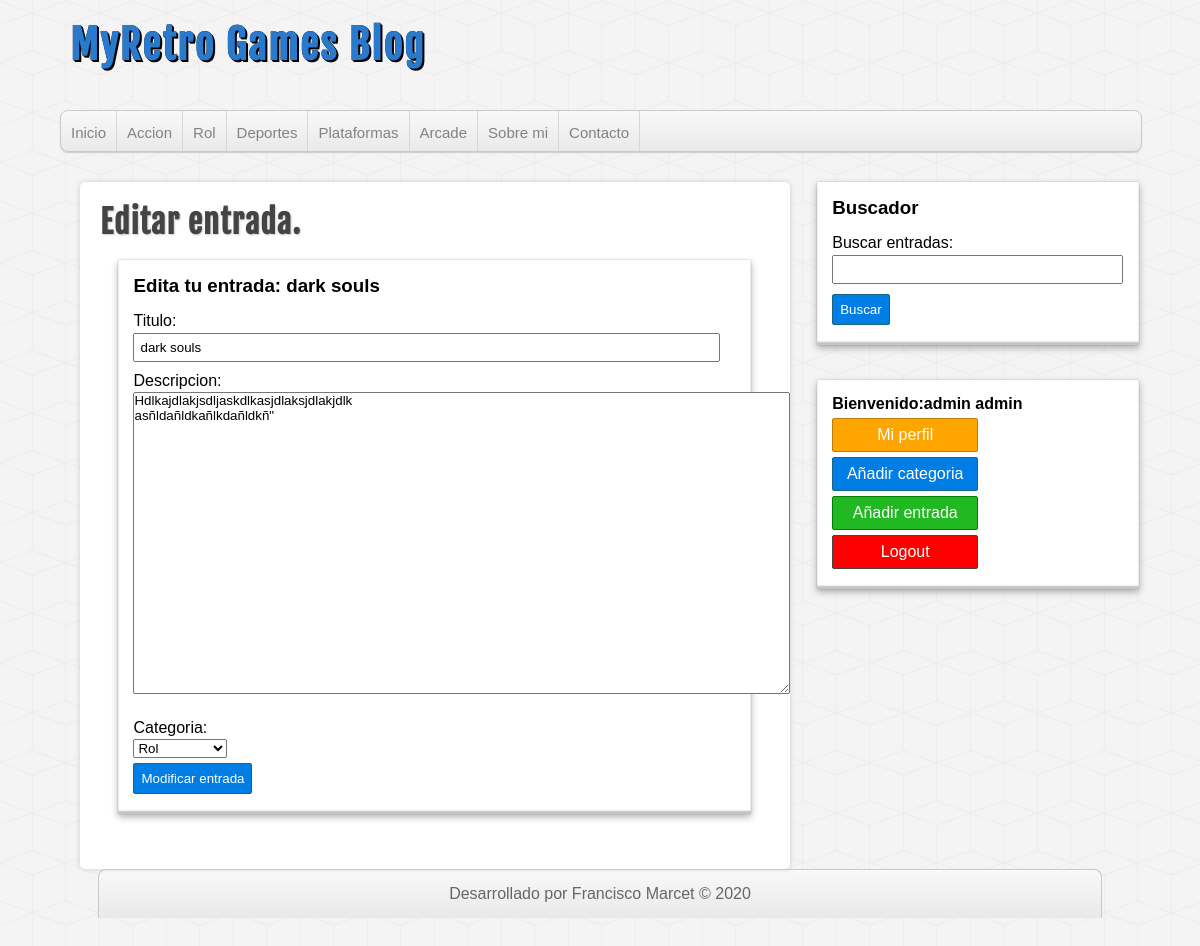
Screenshot of /article_edit.php?identrada=12 (signed in) with the database file from the repository.
### tables this page shows
CREATE TABLE IF NOT EXISTS `categorias` (
  `idcategoria` int NOT NULL AUTO_INCREMENT,
  `nombre_categoria` varchar(100) DEFAULT NULL,
  PRIMARY KEY (`idcategoria`)
);

CREATE TABLE IF NOT EXISTS `entradas` (
  `identrada` int NOT NULL AUTO_INCREMENT,
  `id_usuario` int NOT NULL,
  `id_categoria` int NOT NULL,
  `titulo` varchar(255) NOT NULL,
  `descripcion` mediumtext,
  `fecha_entrada` datetime NOT NULL DEFAULT CURRENT_TIMESTAMP,
  PRIMARY KEY (`identrada`),
  KEY `fk_entrada_usuario` (`id_usuario`),
  KEY `fk_entrada_categoria` (`id_categoria`)
);

### includes/lib/helpers.php (called while the page is built, shortened)
<?php
function mostrar_categorias($db_conn) {
	$slq_select = "SELECT * FROM categorias ORDER BY idcategoria ASC";
	$categorias = mysqli_query($db_conn, $slq_select);
	$result = array();
	if (($categorias) && (mysqli_num_rows($categorias) >= 1)) {
		$result = $categorias;
	} else {
		$result = null;
	}
	return $result;
}
function mostrar_detalle_entrada($db_conn, $identrada) {
	$slq_select = "SELECT e.*,c.nombre_categoria , CONCAT(u.nombre, ' ', u.apellidos) AS usuario "
			. " FROM entradas e "
			. "INNER JOIN categorias c "
			. "ON c.idcategoria = e.id_categoria "
			. "INNER JOIN usuarios u "
			. "ON u.idusuario = e.id_usuario "
			. "WHERE identrada = $identrada";
	$entradas = mysqli_query($db_conn, $slq_select);
	$result = array();
	if (($entradas) && (mysqli_num_rows($entradas) >= 1)) {
		$result = mysqli_fetch_assoc($entradas);
	}
	return $result;
}

### article_edit.php (the view, shortened to what this page needs)
<?php
include_once 'includes/lib/helpers.php';
include_once 'includes/conexion.php';
include_once 'includes/header.php';
include_once 'includes/aside.php';
$id_entrada = $_GET['identrada'];
$entrada_actual = mostrar_detalle_entrada($conexion, $id_entrada);
?>
<div id="principal">
    <h1>Editar entrada.</h1>
    <br/>
    <div id="categoria_add" class="block-aside">
		<h3>Edita tu entrada: <?=$entrada_actual['titulo'] ?></h3>
		<form action="article_save.php?editar=<?=$entrada_actual['identrada'] ?>" method="POST">
			<label for="titulo">Titulo:</label>
			<input type="text" name="titulo" id="titulo" value="<?=$entrada_actual['titulo'] ?>" >
			<label for="descripcion">Descripcion:</label>
			<textarea id="descripcion" name="descripcion" rows="20" cols="80"><?=$entrada_actual['descripcion'] ?>"</textarea>
			<br/>
			<br/>
			<label for="categoria">Categoria:</label>
			<select name="categoria" id="categoria">
                <?php
				$categoria_ver = mostrar_categorias($conexion);
				if((isset($categoria_ver))&&(!empty($categoria_ver))) :
					while($categoria = mysqli_fetch_assoc($categoria_ver)):?>
					<option value="<?=$categoria['idcategoria']?>"
					<?=$categoria['idcategoria'] == $entrada_actual['id_categoria']  ? 'selected="selected"' : ''  ?>	>
						<?=$categoria['nombre_categoria']?>
					</option>
					<?php endwhile;
				 endif; ?>
				</select>
			<input type="submit" name="submit" value="Modificar entrada">
		</form>
	</div>
	<?php include_once 'includes/footer.php'; ?>

### includes/header.php (shortened to what this page needs)
<?php require_once 'conexion.php'; ?>
<?php require_once 'lib/helpers.php'; ?>
<!doctype html>
<html lang="en">
    <head>
        <link type="text/css" rel="stylesheet" href="assets/css/estilos.css"/>
    <body>
        <header id="header">
            <div id="logo">
                <h2><a href="index.php">MyRetro Games Blog</a></h2>
            </div>
            <nav id="menu">
                <ul>
                    <li>
						<a href="index.php">Inicio</a>
					</li>
					<?php
					$categorias = mostrar_categorias($conexion);
					if (isset($categorias) && !empty($categorias)):
						while ($categoria = mysqli_fetch_assoc($categorias)):
							?>
							<li>
								<a href="category_view.php?idcategoria=<?=$categoria['idcategoria']?>"><?=$categoria['nombre_categoria']?></a>
							</li>
						<?php endwhile;
					endif;
					?>
                    <li>
						<a href="index.php">Sobre mi</a>
					</li>
                    <li>
						<a href="index.php">Contacto</a>
					</li>
                </ul>
            </nav>
        </header>
		<div id="container">

### assets/css/estilos.css (style rules this page uses)
* { margin: 0px; padding: 0px; font-family: sans-serif, Helvetica,Arial; text-decoration: none; }
body { background: url(../img/cubes.png) #F4F4F4; }
#header { width:90%; height: auto; background: transparent; margin: 0px auto; }
#logo { float: left; width: 540px; height: 110px; }
#logo a { font-family: "fajala", Verdana; font-size: 40px; letter-spacing: 2px; color: #2979CD; text-shadow:0px 0px 0px black, 1px 1px 0px black, 2px 2px 0px black; transition: all 500ms; line-height: 90px; margin-left: 10px; }
#menu { clear: both; width: 100%; height: 40px; background:linear-gradient(to bottom, #f9f9f9 0px, #e9e9e9 100%); border: 1px solid #C9C9C9; border-radius: 8px; box-shadow: 0px 1px 1px #ccc; overflow: hidden; }
#menu ul { list-style: none; }
#menu ul li { float: left; line-height: 44px; border-right: 1px solid #D6D6D6; }
#menu ul li a { display: block; padding-left: 10px; padding-right: 10px; font-size: 15px; color: #838282; }
#container { width:90%; height: auto; margin: 0px auto; margin-bottom: 30px; margin-top: 30px; }
.block-aside { display: block; width: 90%; margin: 0px auto; margin-bottom: 35px; background: white; padding: 15px; box-shadow: 0px 0px 1px rgba(0,0,0,0.3), 0px 3px 7px rgba(0,0,0,0.3), 0px 0px 1px #FFFFFF inset, 0px -3px 2px rgba(0,0,0,0.25) inset; }
.block-aside h3 { margin-bottom: 15px; }
label, input[type='text'], input[type='email'], input[type='password'] { display: block; width: 95%; margin-top: 3px; margin-bottom: 2px; }
input[type='text'], input[type='email'], input[type='password'] { padding: 5px; margin-bottom: 10px; }
input[type='submit'], input[type='button'], .boton { margin-top: 5px; margin-bottom: 5px; display: block; border-radius: 2px; color: white; background: #007ee5; border: 1px solid #156785; cursor: pointer; padding: 7px; }
#principal { float: left; width: 62%; min-height: 572px; background: white; border-radius: 5px; box-shadow: 0px 0px 5px #ccc; margin-left: 20px; padding: 20px; overflow: hidden; }
#principal h1 { font-size: 32px; color: #444; letter-spacing: 1px; text-shadow:1px 1px 2px #ccc; font-family: "fajala"; }

### rows the page displays
categorias: nombre_categoria "Accion"
categorias: nombre_categoria "Rol"
categorias: nombre_categoria "Deportes"
categorias: nombre_categoria "Plataformas"
categorias: nombre_categoria "Arcade"
entradas: titulo "dark souls", descripcion "Hdlkajdlakjsdljaskdlkasjdlaksjdlakjdlk asñldañldkañlkdañldkñ\"", categoria "Rol"

### other values shown
$_SESSION['usuario']['nombre'] "admin"
$_SESSION['usuario']['apellidos'] "admin"
